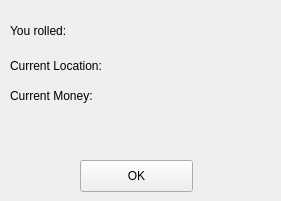
    <widget class="QWidget" name="widget_5" native="true">
     <property name="geometry">
      <rect>
       <x>130</x>
       <y>220</y>
       <width>281</width>
       <height>201</height>
      </rect>
     </property>
     <widget class="QPushButton" name="pushButton_6">
      <property name="geometry">
       <rect>
        <x>80</x>
        <y>160</y>
        <width>113</width>
        <height>32</height>
       </rect>
      </property>
      <property name="text">
       <string>OK</string>
      </property>
     </widget>
     <widget class="QLabel" name="label_14">
      <property name="geometry">
       <rect>
        <x>10</x>
        <y>10</y>
        <width>81</width>
        <height>41</height>
       </rect>
      </property>
      <property name="text">
       <string>You rolled:</string>
      </property>
     </widget>
     <widget class="QLabel" name="label_15">
      <property name="geometry">
       <rect>
        <x>110</x>
        <y>10</y>
        <width>61</width>
        <height>31</height>
       </rect>
      </property>
      <property name="text">
       <string/>
      </property>
     </widget>
     <widget class="QLabel" name="label_16">
      <property name="geometry">
       <rect>
        <x>10</x>
        <y>50</y>
        <width>111</width>
        <height>31</height>
       </rect>
      </property>
      <property name="text">
       <string>Current Location:</string>
      </property>
     </widget>
     <widget class="QLabel" name="label_17">
      <property name="geometry">
       <rect>
        <x>130</x>
        <y>50</y>
        <width>151</width>
        <height>31</height>
       </rect>
      </property>
      <property name="text">
       <string/>
      </property>
     </widget>
     <widget class="QLabel" name="label_18">
      <property name="geometry">
       <rect>
        <x>10</x>
        <y>80</y>
        <width>111</width>
        <height>31</height>
       </rect>
      </property>
      <property name="text">
       <string>Current Money:</string>
      </property>
     </widget>
     <widget class="QLabel" name="label_19">
      <property name="geometry">
       <rect>
        <x>110</x>
        <y>80</y>
        <width>131</width>
        <height>31</height>
       </rect>
      </property>
      <property name="text">
       <string/>
      </property>
     </widget>
    </widget>
